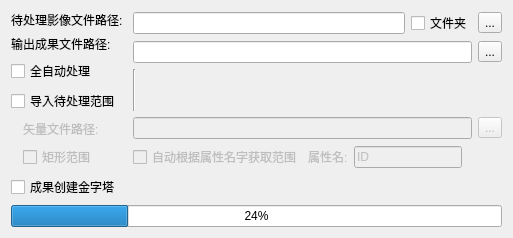
     <widget class="QWidget" name="ImageZeroValueProcessing_page">
      <layout class="QGridLayout" name="gridLayout_12">
       <item row="2" column="0" colspan="2">
        <widget class="QProgressBar" name="progressBar_2">
         <property name="value">
          <number>24</number>
         </property>
        </widget>
       </item>
       <item row="1" column="0">
        <widget class="QCheckBox" name="checkBox_14">
         <property name="text">
          <string>成果创建金字塔</string>
         </property>
        </widget>
       </item>
       <item row="0" column="0" colspan="2">
        <layout class="QGridLayout" name="gridLayout_11">
         <item row="0" column="0">
          <layout class="QGridLayout" name="gridLayout_10">
           <item row="0" column="0">
            <widget class="QLabel" name="label_6">
             <property name="text">
              <string>待处理影像文件路径:</string>
             </property>
            </widget>
           </item>
           <item row="1" column="0">
            <widget class="QLabel" name="label_7">
             <property name="text">
              <string>输出成果文件路径:</string>
             </property>
            </widget>
           </item>
           <item row="3" column="0">
            <layout class="QHBoxLayout" name="horizontalLayout_10" stretch="1,9">
             <item>
              <spacer name="horizontalSpacer_15">
               <property name="orientation">
                <enum>Qt::Horizontal</enum>
               </property>
               <property name="sizeHint" stdset="0">
                <size>
                 <width>40</width>
                 <height>20</height>
                </size>
               </property>
              </spacer>
             </item>
             <item>
              <widget class="QLabel" name="label_8">
               <property name="enabled">
                <bool>false</bool>
               </property>
               <property name="text">
                <string>矢量文件路径:</string>
               </property>
              </widget>
             </item>
            </layout>
           </item>
           <item row="2" column="0">
            <layout class="QVBoxLayout" name="verticalLayout">
             <item>
              <widget class="QCheckBox" name="checkBox_12">
               <property name="text">
                <string>全自动处理</string>
               </property>
              </widget>
             </item>
             <item>
              <widget class="QCheckBox" name="checkBox_13">
               <property name="text">
                <string>导入待处理范围</string>
               </property>
              </widget>
             </item>
            </layout>
           </item>
           <item row="4" column="0">
            <layout class="QHBoxLayout" name="horizontalLayout_11" stretch="1,9">
             <item>
              <spacer name="horizontalSpacer_20">
               <property name="orientation">
                <enum>Qt::Horizontal</enum>
               </property>
               <property name="sizeHint" stdset="0">
                <size>
                 <width>40</width>
                 <height>20</height>
                </size>
               </property>
              </spacer>
             </item>
             <item>
              <widget class="QCheckBox" name="checkBox_15">
               <property name="enabled">
                <bool>false</bool>
               </property>
               <property name="text">
                <string>矩形范围</string>
               </property>
              </widget>
             </item>
            </layout>
           </item>
          </layout>
         </item>
         <item row="0" column="1">
          <layout class="QGridLayout" name="gridLayout_13">
           <item row="2" column="0">
            <widget class="Line" name="line">
             <property name="orientation">
              <enum>Qt::Vertical</enum>
             </property>
            </widget>
           </item>
           <item row="0" column="0">
            <layout class="QHBoxLayout" name="horizontalLayout_6">
             <item>
              <widget class="QLineEdit" name="lineEdit_5"/>
             </item>
             <item>
              <widget class="QCheckBox" name="checkBox_11">
               <property name="text">
                <string>文件夹</string>
               </property>
              </widget>
             </item>
             <item>
              <widget class="QToolButton" name="toolButton_3">
               <property name="text">
                <string>...</string>
               </property>
              </widget>
             </item>
            </layout>
           </item>
           <item row="1" column="0">
            <layout class="QHBoxLayout" name="horizontalLayout_7">
             <item>
              <widget class="QLineEdit" name="lineEdit_6"/>
             </item>
             <item>
              <widget class="QToolButton" name="toolButton_4">
               <property name="text">
                <string>...</string>
               </property>
              </widget>
             </item>
            </layout>
           </item>
           <item row="3" column="0">
            <layout class="QHBoxLayout" name="horizontalLayout_8" stretch="0,0">
             <item>
              <widget class="QLineEdit" name="lineEdit_7">
               <property name="enabled">
                <bool>false</bool>
               </property>
               <property name="text">
                <string/>
               </property>
              </widget>
             </item>
             <item>
              <widget class="QToolButton" name="toolButton_5">
               <property name="enabled">
                <bool>false</bool>
               </property>
               <property name="text">
                <string>...</string>
               </property>
              </widget>
             </item>
            </layout>
           </item>
           <item row="4" column="0">
            <layout class="QHBoxLayout" name="horizontalLayout_9" stretch="0,0,0,0">
             <item>
              <widget class="QCheckBox" name="checkBox_16">
               <property name="enabled">
                <bool>false</bool>
               </property>
               <property name="text">
                <string>自动根据属性名字获取范围</string>
               </property>
              </widget>
             </item>
             <item>
              <widget class="QLabel" name="label_9">
               <property name="enabled">
                <bool>false</bool>
               </property>
               <property name="text">
                <string>属性名:</string>
               </property>
              </widget>
             </item>
             <item>
              <widget class="QLineEdit" name="lineEdit_9">
               <property name="enabled">
                <bool>false</bool>
               </property>
               <property name="text">
                <string>ID</string>
               </property>
              </widget>
             </item>
             <item>
              <spacer name="horizontalSpacer_19">
               <property name="enabled">
                <bool>false</bool>
               </property>
               <property name="orientation">
                <enum>Qt::Horizontal</enum>
               </property>
               <property name="sizeHint" stdset="0">
                <size>
                 <width>40</width>
                 <height>20</height>
                </size>
               </property>
              </spacer>
             </item>
            </layout>
           </item>
          </layout>
         </item>
        </layout>
       </item>
      </layout>
     </widget>
